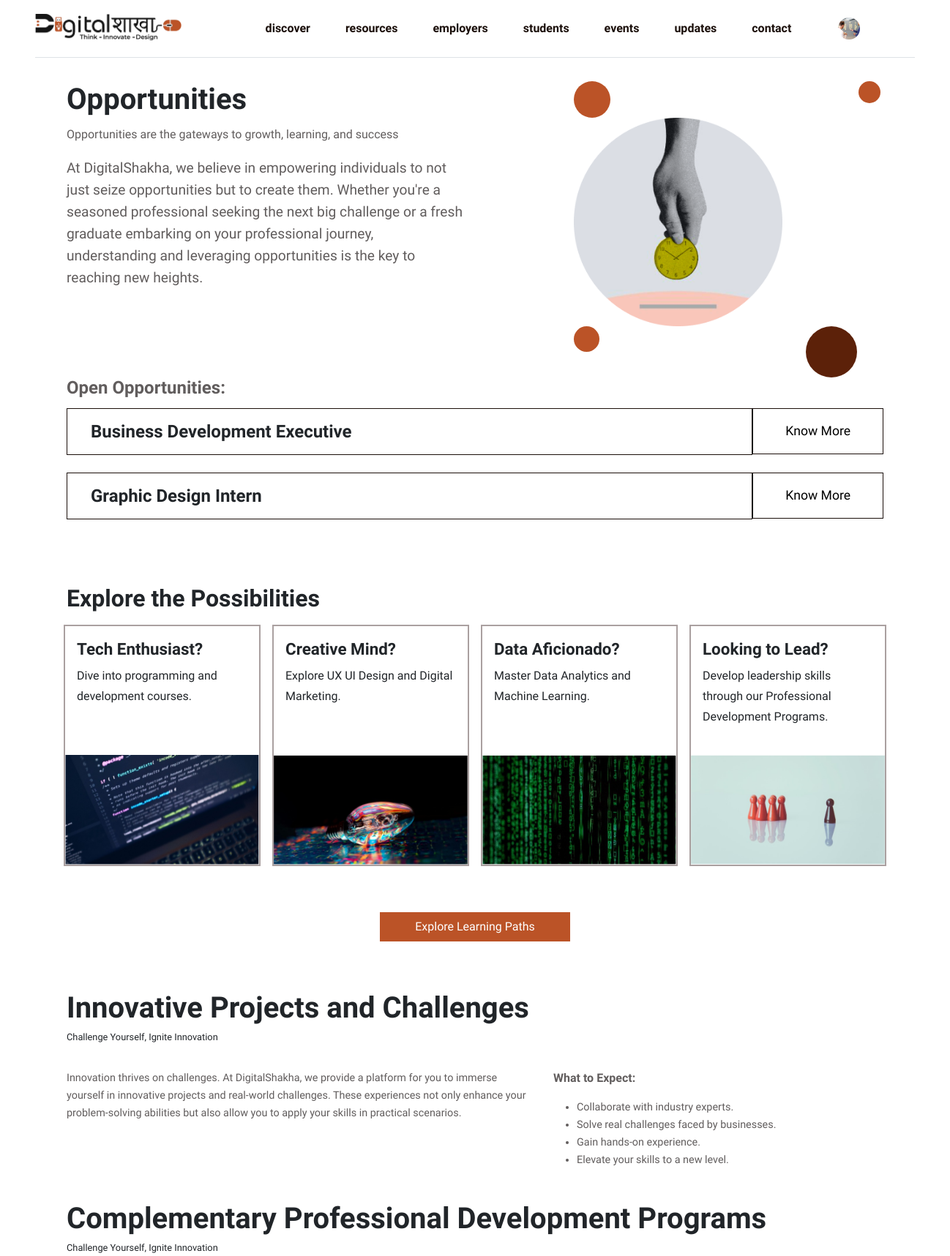
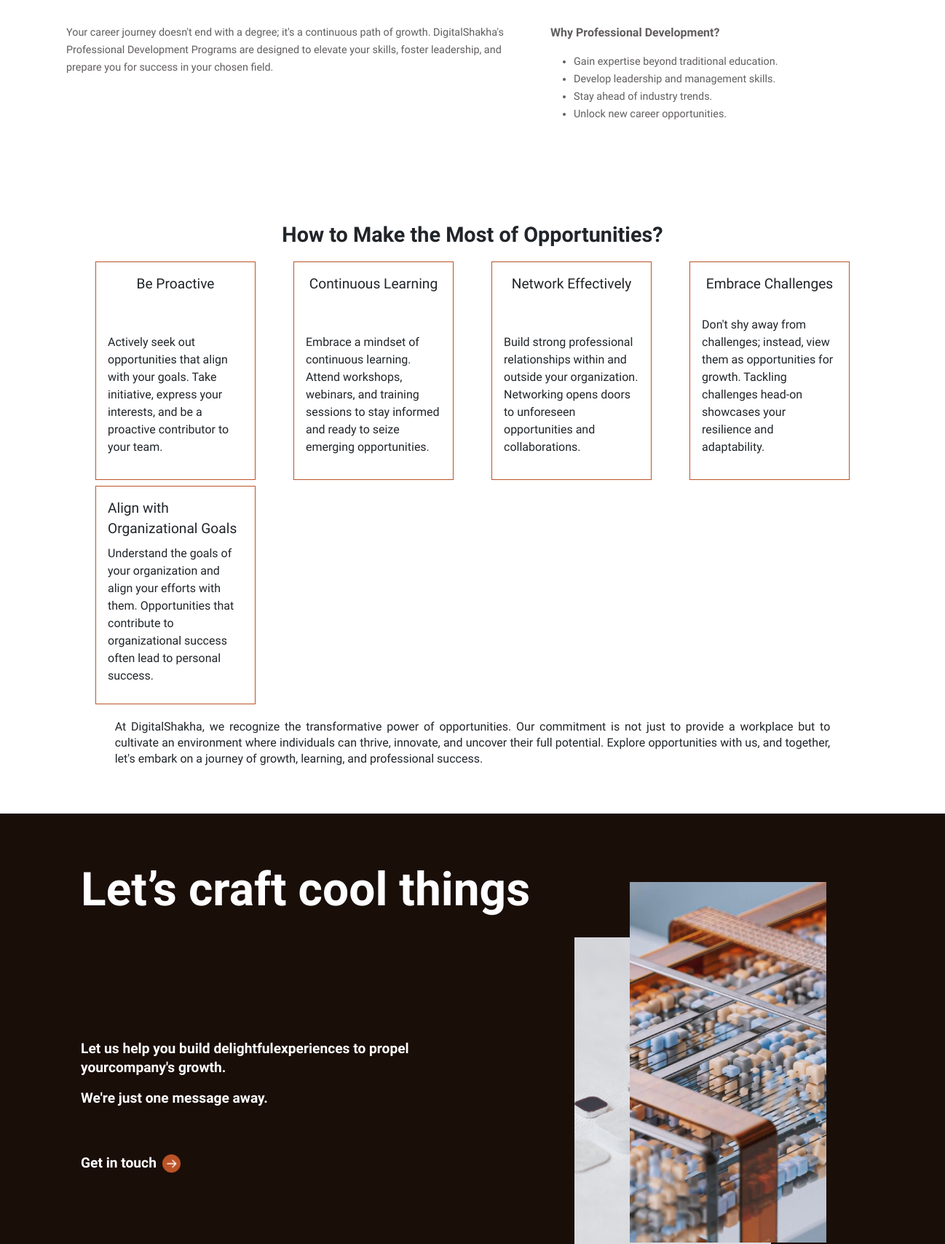
/opportunities.php (signed in, upper part), run on the app's committed database (2 pictures, top to bottom).
### tables this page shows
CREATE TABLE `application_tbl` (
  `id` int(11) NOT NULL,
  `registration_id` varchar(100) NOT NULL,
  `name` varchar(100) NOT NULL,
  `last_name` varchar(100) NOT NULL,
  `gender` varchar(20) NOT NULL,
  `dob` date NOT NULL,
  `phone` int(15) NOT NULL,
  `email` varchar(60) NOT NULL,
  `address_1` varchar(200) NOT NULL,
  `address_2` varchar(200) NOT NULL,
  `pin_code` int(10) NOT NULL,
  `city` varchar(100) NOT NULL,
  `state` varchar(100) NOT NULL,
  `country` varchar(100) NOT NULL,
  `collage` varchar(200) NOT NULL,
  `degree` tinyint(4) NOT NULL,
  `course` int(20) DEFAULT NULL,
  `duration` tinyint(4) NOT NULL,
  `know_about_as` int(20) DEFAULT NULL,
  `referral_code` int(100) NOT NULL,
  `profile_photo` varchar(200) NOT NULL,
  `payment_photo` varchar(200) NOT NULL,
  `transaction_id` varchar(100) NOT NULL,
  `payment_status` tinyint(4) NOT NULL DEFAULT 0,
  `status` tinyint(11) NOT NULL DEFAULT 1,
  `created_at` timestamp NOT NULL DEFAULT current_timestamp() ON UPDATE current_timestamp(),
  `updated_at` timestamp NOT NULL DEFAULT current_timestamp() ON UPDATE current_timestamp()
);

CREATE TABLE `opportunities_tbl` (
  `opp_id` int(11) NOT NULL,
  `opp_name` varchar(200) NOT NULL,
  `opp_description` mediumtext NOT NULL,
  `opp_status` tinyint(4) NOT NULL DEFAULT 1,
  `created_at` timestamp NOT NULL DEFAULT current_timestamp(),
  `updated_at` timestamp NOT NULL DEFAULT current_timestamp() ON UPDATE current_timestamp()
);

### opportunities.php (the view, shortened to what the rows shown need)
<?php require('./includes/header.php');
require('./admin/config/dbcon.php');
 ?>
<section class="opportunities_1">
    <div class="container">
        <div class="row">
            <div class="col-md-6">
                <div class="text">
                    <h1>Opportunities</h1>
                </div>
            </div>
        </div>
    </div>
</section>
<section class="opportunities_2">
    <div class="container">
        <div class="row">
            <h1>Open Opportunities:</h1>
            <?php
            $sql = "SELECT * FROM opportunities_tbl WHERE opp_status = 1";
            $sql_run = mysqli_query($con, $sql);
            if (mysqli_num_rows($sql_run) > 0) {
                while ($data = mysqli_fetch_assoc($sql_run)) {
            ?>
                 <div class="col-md-12 mb-4">
                <div class="big_box">
                    <div class="box">
                        <p><?=$data['opp_name']?></p>
                    </div>
                    <a href="./opportunities_view.php?id=<?=$data['opp_id']?>">Know More</a>
                </div>
            </div>
            <?php
                }
            }
            ?>
        </div>
    </div>
</section>
<section class="opportunities_3">
    <div class="container">
        <div class="row">
            <div class="heading">
                <h1>Explore the Possibilities</h1>
            </div>
        </div>
    </div>
</section>
<section class="opportunities_4">
    <div class="container">
        <div class="row">
            <div class="heading">
                <h1>Innovative Projects and Challenges</h1>
            </div>
        </div>
        <div class="row">
            <div class="heading">
                <h1>Complementary Professional Development Programs</h1>
            </div>
        </div>
    </div>
</section>
<section class="opportunities_5">
    <div class="container">
        <h1>How to Make the Most of Opportunities?</h1>
    </div>
</section>
<section class="home_4">
    <div class="container">
        <div class="heading">
            <h1>Let’s craft cool things</h1>
        </div>
    </div>
</section>
<?php require('./includes/end_html.php'); ?>

### includes/header.php (shortened to what the rows shown need)
<?php
require('./admin/config/dbcon.php');
?>
<!DOCTYPE php>
<head>
    <link rel="stylesheet" href="./bootstrap/css/bootstrap.css">
    <link rel="stylesheet" href="./assets/css/header.css">
    <link rel="stylesheet" href="./assets/css/index.css">
    <link rel="stylesheet" href="./assets/css/footer.css">
    <link rel="stylesheet" href="./assets/css/resources.css">
    <link rel="stylesheet" href="./assets/css/resumebuilding.css">
    <link rel="stylesheet" href="./assets/css/opportunities.css">
    <link rel="stylesheet" href="./assets/css/reset_password.css">
    <link rel="stylesheet" href="./assets/css/register.css">
    <link rel="stylesheet" href="./assets/css/explore_opportunities.css">
    <link rel="stylesheet" href="./assets/css/internship_resources.css">
    <link rel="stylesheet" href="./assets/css/events.css">
    <link rel="stylesheet" href="./assets/css/application.css">
    <link rel="stylesheet" href="./assets/css/blog.css">
    <link rel="stylesheet" href="./assets/css/blog_view.css">
    <link rel="stylesheet" href="./assets/css/news_letter.css">
    <link rel="stylesheet" href="./assets/css/schedule_interview.css">
    <link rel="stylesheet" href="./assets/css/program_option.css">
    <link rel="stylesheet" href="./assets/css/internship_track_0.css">
    <link rel="stylesheet" href="./assets/css/internship_track_1.css">
    <link rel="stylesheet" href="./assets/css/seasonal_placements.css">
    <link rel="stylesheet" href="./assets/css/placement_view.css">
    <link rel="stylesheet" href="./assets/css/eligibility_criteria.css">
    <link rel="stylesheet" href="./assets/css/program_view.css">
    <link rel="stylesheet" href="./assets/css/contact.css">
    <link rel="stylesheet" href="./assets/css/opportunities_view.css">
    <link rel="stylesheet" href="./assets/css/modals.css">
    <link rel="stylesheet" href="./assets/css/cover_letter.css">
    <link rel="stylesheet" href="./assets/css/interview_insights.css">
    <link rel="stylesheet" href="./assets/css/success_stories.css">
    <link rel="stylesheet" href="./assets/css/partner_with_us.css">
    <link rel="stylesheet" href="./assets/css/employee_contact.css">
    <link rel="stylesheet" href="./assets/css/application_success.css">
    <link rel="stylesheet" href="./assets/css/error.css">
    <link rel="stylesheet" href="./assets/css/about.css">
    <link rel="stylesheet" href="./assets/fontawesome-free-6.4.2-web/css/all.css">
    <link rel="stylesheet" href="./assets/splide-4.1.3/dist/css/splide.min.css">
    <link rel="stylesheet" href="./assets/css/preloading/effect.css">
    <link rel="stylesheet" href="./sweetalert2/sweetalert2.min.css">
    <link rel="stylesheet" href="./assets/OwlCarousel2/dist/assets/owl.carousel.css">
    <link rel="stylesheet" href="./assets/OwlCarousel2/dist/assets/owl.theme.default.css">
</head>
<body>
    <header class="header">
        <div class="header-inner">
            <div class="container-fluid px-lg-5">
                <nav class="navbar navbar-expand-lg border-bottom my-navbar main_nav">
                    <div class="collapse navbar-collapse navbar_mobile" id="navbarSupportedContent">
                        <ul class="navbar-nav m-auto ps-3">
                            <li class="nav-item list-group-item padding2">
                                <?php
                                if (!isset($_SESSION['std_auth']) || !$_SESSION['std_auth'] && !isset($_SESSION['std_auth_user']['user_name']) || !$_SESSION['std_auth_user']['user_name']) {
                                ?>
                                    <div class="btns">
                                        <a class="login_popup">Login</a>
                                        <span>|</span>
                                        <a class="signup_popup">Signup</a>
                                    </div>
                                    <?php
                                } else {
                                    $email = $_SESSION['std_auth_user']['user_email'];
                                    $sql = "SELECT * FROM application_tbl WHERE email = '$email'";
                                    $sql_run = mysqli_query($con, $sql);
                                    if (mysqli_num_rows($sql_run) > 0) {
                                        $show_profile = mysqli_fetch_assoc($sql_run);
                                    ?>
                                        <div class="btns">
                                            <form class="std_log_out">
                                                <div class="drop-list">
                                                    <?php
                                                    if ($show_profile['profile_photo'] != '') {
                                                        echo "<a href='#!' class='hover-link'><img class='profile_img' src='./admin/student_application_photo/" . $show_profile['profile_photo'] . "'></a>
                                                                ";
                                                    } else {
                                                        echo "<a href='#!' class='hover-link'><img class='profile_img' src='./assets/images/logout_icon.svg'></a>
                                                                ";
                                                    }
                                                    ?>
                                                </div>
                                            </form>
                                        </div>
                                <?php
                                    }
                                }
                                ?>
                            </li>
                        </ul>
                    </div>
                </nav>
            </div>
        </div>
    </header>

### data on the page
application_tbl: profile_photo (picture)
opportunities_tbl: opp_name "Business Development Executive"
opportunities_tbl: opp_name "Graphic Design Intern"
